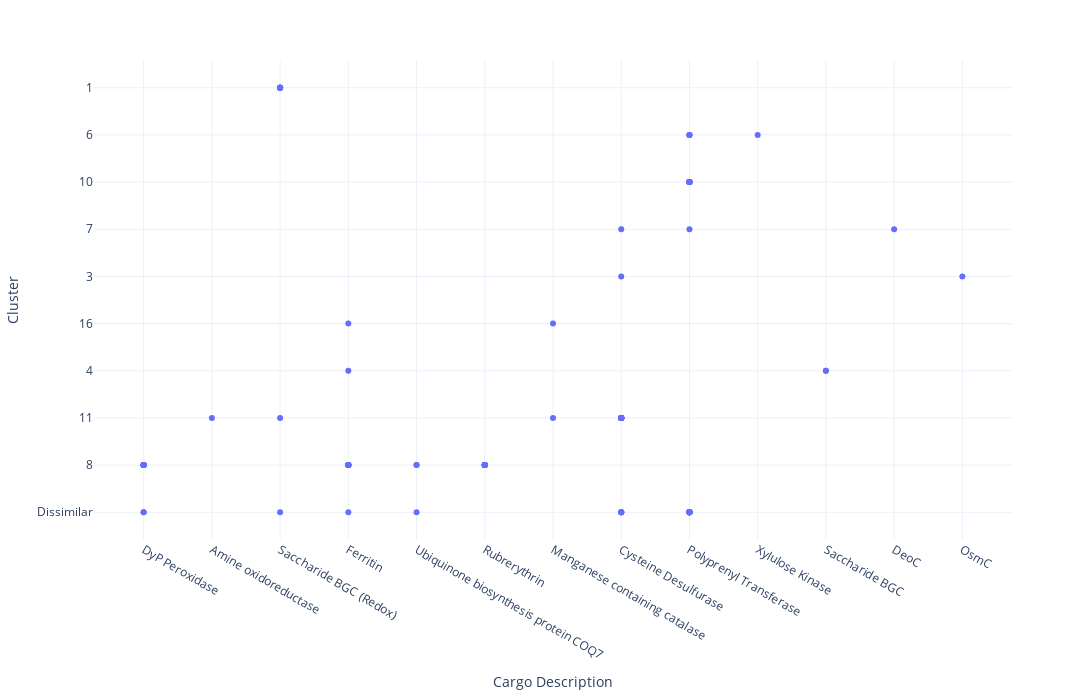

The code cell stored with this chart in its notebook:
### Code cell
import pandas as pd
from plotly.subplots import make_subplots
import plotly.express as px

colours = px.colors.qualitative.Prism
fig = px.scatter(cluster_family_df, x="Cargo Description", y="Cluster")

fig.update_layout(width=1400, height=700, template="plotly_white")
fig.show()

### Figure 1 — Plotly figure (JSON) as saved in the notebook; plotly's stock layout.template omitted (floating-point values rounded to 4 significant figures)
{"data": [{"hovertemplate": "Cargo Description=%{x}<br>Cluster=%{y}<extra></extra>", "legendgroup": "", "marker": {"color": "#636efa", "symbol": "circle"}, "mode": "markers", "name": "", "orientation": "v", "showlegend": false, "type": "scatter", "x": ["DyP Peroxidase", "DyP Peroxidase", "DyP Peroxidase", "DyP Peroxidase", "DyP Peroxidase", "DyP Peroxidase", "DyP Peroxidase", "DyP Peroxidase", "DyP Peroxidase", "DyP Peroxidase", "DyP Peroxidase", "DyP Peroxidase", "Amine oxidoreductase", "Saccharide BGC (Redox)", "Ferritin", "Ferritin", "Ferritin", "Ferritin", "Ferritin", "Ferritin", "Ferritin", "Ferritin", "Ferritin", "Ferritin", "Ferritin", "Ferritin", "Ubiquinone biosynthesis protein COQ7", "Ubiquinone biosynthesis protein COQ7", "Ubiquinone biosynthesis protein COQ7", "Rubrerythrin", "Rubrerythrin", "Rubrerythrin", "Rubrerythrin", "Rubrerythrin", "Rubrerythrin", "Rubrerythrin", "Rubrerythrin", "Rubrerythrin", "Rubrerythrin", "Rubrerythrin", "Rubrerythrin", "Rubrerythrin", "Manganese containing catalase", "Manganese containing catalase", "Cysteine Desulfurase", "Cysteine Desulfurase", "Cysteine Desulfurase", "Cysteine Desulfurase", "Cysteine Desulfurase", "Cysteine Desulfurase", "Cysteine Desulfurase", "Cysteine Desulfurase", "Cysteine Desulfurase", "Cysteine Desulfurase", "Cysteine Desulfurase", "Cysteine Desulfurase", "Cysteine Desulfurase", "Cysteine Desulfurase", "Cysteine Desulfurase", "Cysteine Desulfurase", "Cysteine Desulfurase", "Cysteine Desulfurase", "Cysteine Desulfurase", "Cysteine Desulfurase", "Cysteine Desulfurase", "Cysteine Desulfurase", "Cysteine Desulfurase", "Cysteine Desulfurase", "Cysteine Desulfurase", "Cysteine Desulfurase", "Cysteine Desulfurase", "Cysteine Desulfurase", "Cysteine Desulfurase", "Polyprenyl Transferase", "Polyprenyl Transferase", "Polyprenyl Transferase", "Polyprenyl Transferase", "Polyprenyl Transferase", "Polyprenyl Transferase", "Polyprenyl Transferase", "Polyprenyl Transferase", "Polyprenyl Transferase", "Polyprenyl Transferase", "Polyprenyl Transferase", "Polyprenyl Transferase", "Polyprenyl Transferase", "Polyprenyl Transferase", "Polyprenyl Transferase", "Polyprenyl Transferase", "Polyprenyl Transferase", "Polyprenyl Transferase", "Polyprenyl Transferase", "Polyprenyl Transferase", "Polyprenyl Transferase", "Polyprenyl Transferase", "Polyprenyl Transferase", "Polyprenyl Transferase", "Polyprenyl Transferase", "Xylulose Kinase", "Saccharide BGC (Redox)", "Saccharide BGC (Redox)", "Saccharide BGC (Redox)", "Saccharide BGC (Redox)", "Saccharide BGC (Redox)", "Saccharide BGC (Redox)", "Saccharide BGC (Redox)", "Saccharide BGC (Redox)", "Saccharide BGC (Redox)", "Saccharide BGC", "Saccharide BGC", "DeoC", "OsmC"], "xaxis": "x", "y": ["Dissimilar", "8", "8", "8", "8", "8", "8", "8", "8", "Dissimilar", "8", "8", "11", "11", "8", "8", "8", "8", "8", "8", "8", "8", "4", "8", "16", "Dissimilar", "Dissimilar", "8", "8", "8", "8", "8", "8", "8", "8", "8", "8", "8", "8", "8", "8", "8", "16", "11", "11", "11", "11", "11", "Dissimilar", "11", "11", "11", "Dissimilar", "Dissimilar", "Dissimilar", "11", "11", "11", "11", "11", "11", "11", "11", "11", "11", "11", "11", "11", "3", "11", "7", "Dissimilar", "11", "10", "10", "10", "10", "10", "Dissimilar", "10", "10", "Dissimilar", "Dissimilar", "Dissimilar", "Dissimilar", "Dissimilar", "Dissimilar", "Dissimilar", "Dissimilar", "10", "10", "6", "6", "Dissimilar", "Dissimilar", "7", "6", "Dissimilar", "6", "1", "1", "Dissimilar", "1", "1", "1", "1", "1", "1", "4", "4", "7", "3"], "yaxis": "y"}], "layout": {"height": 700, "legend": {"tracegroupgap": 0}, "margin": {"t": 60}, "width": 1400, "xaxis": {"anchor": "y", "domain": [0, 1], "title": {"text": "Cargo Description"}}, "yaxis": {"anchor": "x", "domain": [0, 1], "title": {"text": "Cluster"}}}}
